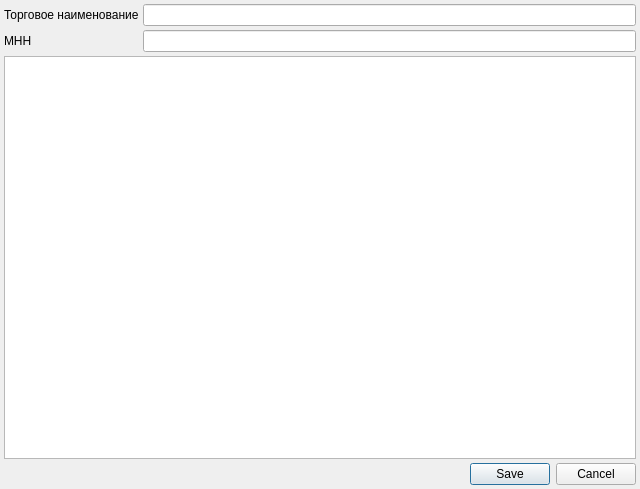
<?xml version="1.0" encoding="UTF-8"?>
<ui version="4.0">
 <class>StoreItemDialog</class>
 <widget class="QDialog" name="StoreItemDialog">
  <property name="geometry">
   <rect>
    <x>0</x>
    <y>0</y>
    <width>640</width>
    <height>489</height>
   </rect>
  </property>
  <property name="windowTitle">
   <string>Dialog</string>
  </property>
  <layout class="QGridLayout" name="gridLayout_2">
   <property name="margin">
    <number>4</number>
   </property>
   <property name="spacing">
    <number>4</number>
   </property>
   <item row="0" column="0">
    <layout class="QGridLayout" name="gridLayout">
     <property name="spacing">
      <number>4</number>
     </property>
     <item row="0" column="0">
      <widget class="QLabel" name="lblTradeName">
       <property name="text">
        <string>Торговое наименование</string>
       </property>
       <property name="buddy">
        <cstring>edtTradeName</cstring>
       </property>
      </widget>
     </item>
     <item row="0" column="1">
      <widget class="QLineEdit" name="edtTradeName"/>
     </item>
     <item row="1" column="0">
      <widget class="QLabel" name="lblINN">
       <property name="text">
        <string>МНН</string>
       </property>
       <property name="buddy">
        <cstring>edtINN</cstring>
       </property>
      </widget>
     </item>
     <item row="1" column="1">
      <widget class="QLineEdit" name="edtINN"/>
     </item>
    </layout>
   </item>
   <item row="2" column="0">
    <widget class="QDialogButtonBox" name="buttonBox">
     <property name="orientation">
      <enum>Qt::Horizontal</enum>
     </property>
     <property name="standardButtons">
      <set>QDialogButtonBox::Cancel|QDialogButtonBox::Save</set>
     </property>
    </widget>
   </item>
   <item row="1" column="0">
    <widget class="CItemListView" name="tblShippingInfo"/>
   </item>
  </layout>
 </widget>
 <customwidgets>
  <customwidget>
   <class>CItemListView</class>
   <extends>QTableView</extends>
   <header>library/ItemListView.h</header>
  </customwidget>
 </customwidgets>
 <tabstops>
  <tabstop>edtTradeName</tabstop>
  <tabstop>edtINN</tabstop>
  <tabstop>tblShippingInfo</tabstop>
  <tabstop>buttonBox</tabstop>
 </tabstops>
 <resources/>
 <connections>
  <connection>
   <sender>buttonBox</sender>
   <signal>accepted()</signal>
   <receiver>StoreItemDialog</receiver>
   <slot>accept()</slot>
   <hints>
    <hint type="sourcelabel">
     <x>252</x>
     <y>475</y>
    </hint>
    <hint type="destinationlabel">
     <x>157</x>
     <y>274</y>
    </hint>
   </hints>
  </connection>
  <connection>
   <sender>buttonBox</sender>
   <signal>rejected()</signal>
   <receiver>StoreItemDialog</receiver>
   <slot>reject()</slot>
   <hints>
    <hint type="sourcelabel">
     <x>320</x>
     <y>475</y>
    </hint>
    <hint type="destinationlabel">
     <x>286</x>
     <y>274</y>
    </hint>
   </hints>
  </connection>
 </connections>
</ui>
